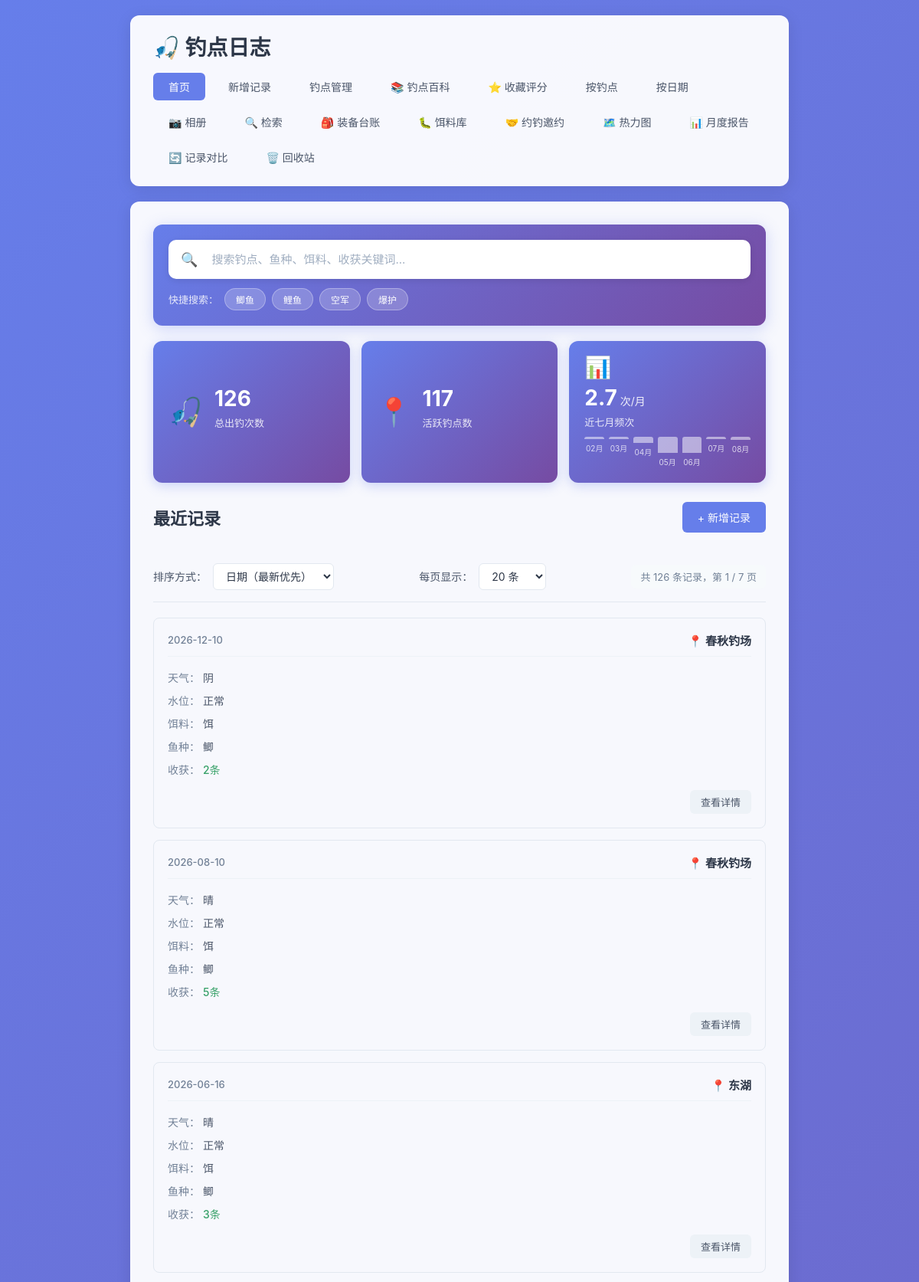
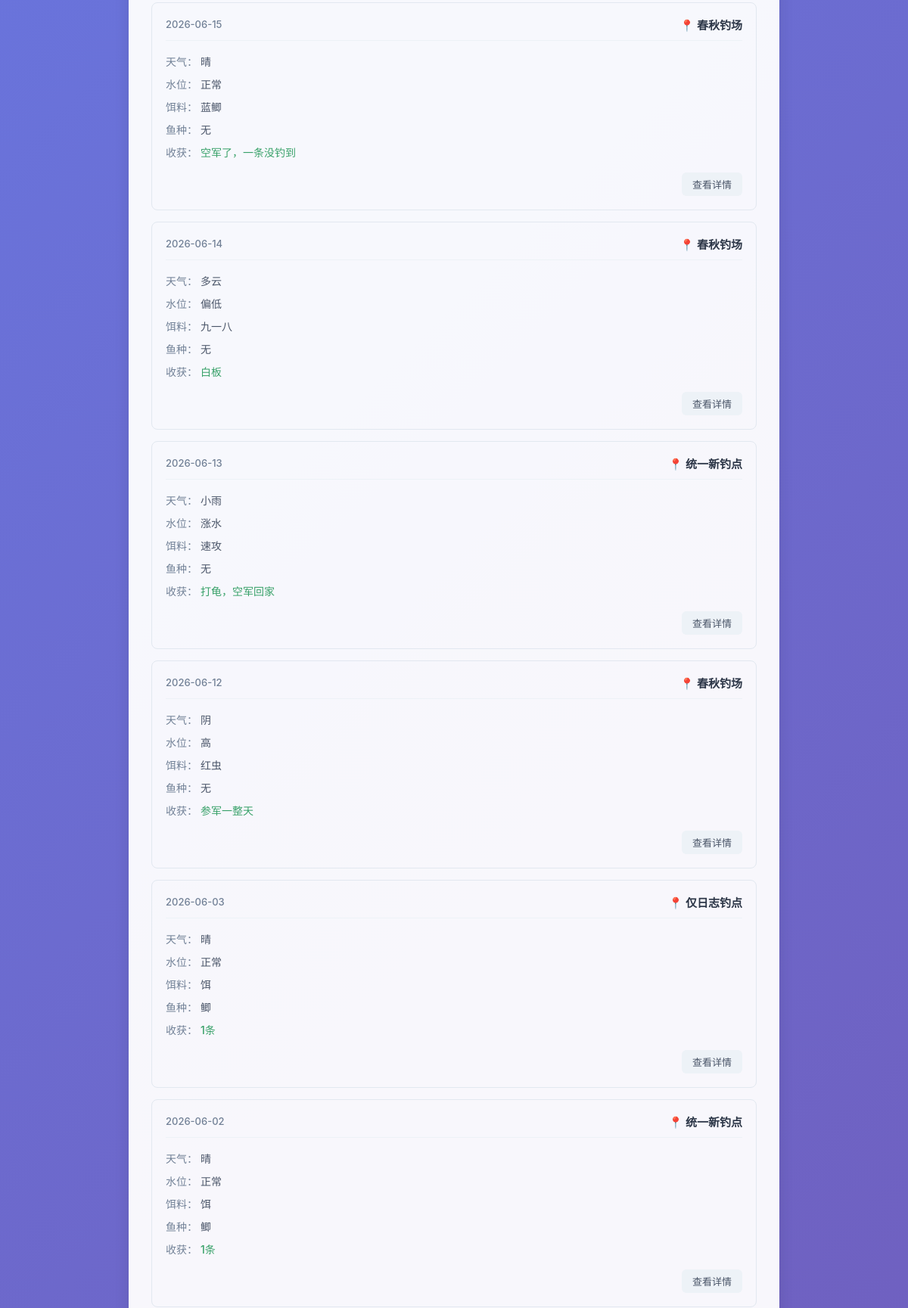
The page / (upper part) on the database its author committed (2 pictures, top to bottom).
### tables this page shows
CREATE TABLE fishing_logs (
            id INTEGER PRIMARY KEY AUTOINCREMENT,
            spot TEXT NOT NULL,
            weather TEXT NOT NULL,
            water_level TEXT NOT NULL,
            bait TEXT NOT NULL,
            fish_species TEXT NOT NULL,
            harvest TEXT NOT NULL,
            next_strategy TEXT,
            created_at DATE NOT NULL
        , temperature TEXT, humidity TEXT, wind TEXT, deleted_at TIMESTAMP, next_strategy_date DATE);

### app.py (the view)
@app.route('/')
def index():
    page = request.args.get('page', 1, type=int)
    per_page = request.args.get('per_page', 20, type=int)
    sort_by = request.args.get('sort', 'date_desc')
    search_query = request.args.get('q', '').strip()
    per_page = max(10, min(per_page, 100))
    sort_options = {
        'date_desc': ('created_at DESC, id DESC', '日期降序'),
        'date_asc': ('created_at ASC, id ASC', '日期升序'),
        'spot_desc': ('spot DESC, created_at DESC, id DESC', '钓点降序'),
        'spot_asc': ('spot ASC, created_at DESC, id DESC', '钓点升序'),
    }
    order_clause, sort_label = sort_options.get(sort_by, sort_options['date_desc'])
    conn = get_db()
    upcoming_strategies = get_upcoming_strategies(conn)
    overview_stats = get_overview_stats(conn)
    conditions = ['deleted_at IS NULL']
    params = []
    if search_query:
        search_pattern = f'%{search_query}%'
        conditions.append('(spot LIKE ? OR bait LIKE ? OR fish_species LIKE ? OR harvest LIKE ?)')
        params.extend([search_pattern, search_pattern, search_pattern, search_pattern])
    where_clause = ' AND '.join(conditions)
    count_result = conn.execute(f'SELECT COUNT(*) as total FROM fishing_logs WHERE {where_clause}', params).fetchone()
    total = count_result['total']
    total_pages = max(1, (total + per_page - 1) // per_page)
    page = max(1, min(page, total_pages))
    offset = (page - 1) * per_page
    logs = conn.execute(
        f'SELECT * FROM fishing_logs WHERE {where_clause} ORDER BY {order_clause} LIMIT ? OFFSET ?',
        params + [per_page, offset]
    ).fetchall()
    conn.close()
    return render_template(
        'index.html',
        logs=logs,
        page=page,
        per_page=per_page,
        total=total,
        total_pages=total_pages,
        sort_by=sort_by,
        sort_label=sort_label,
        upcoming_strategies=upcoming_strategies,
        overview_stats=overview_stats,
        search_query=search_query
    )

### app.py (called while the page is built, shortened)
def get_db():
    conn = sqlite3.connect(DB_PATH)
    conn.row_factory = sqlite3.Row
    return conn

def get_upcoming_strategies(conn):
    today = datetime.now().date()
    three_days_later = today + timedelta(days=3)
    upcoming_strategies = conn.execute('''
        SELECT id, spot, next_strategy, next_strategy_date, created_at, harvest
        FROM fishing_logs
        WHERE deleted_at IS NULL
          AND next_strategy IS NOT NULL
          AND next_strategy != ''
          AND next_strategy_date IS NOT NULL
          AND next_strategy_date >= ?
          AND next_strategy_date <= ?
        ORDER BY next_strategy_date ASC, id ASC
    ''', (today.strftime('%Y-%m-%d'), three_days_later.strftime('%Y-%m-%d'))).fetchall()
    result = []
    return result

### templates/index.html (shortened to what this page needs)
{% extends 'base.html' %}
{% block content %}
    <div class="global-search-bar">
        <div class="global-search-wrapper">
            <span class="search-icon">🔍</span>
            <input type="text" id="globalSearchInput"
                   placeholder="搜索钓点、鱼种、饵料、收获关键词..."
                   value="{{ search_query }}"
                   autocomplete="off">
        </div>
        <div class="search-tags">
            <span class="search-tag-label">快捷搜索：</span>
            <button class="search-tag-btn" onclick="quickSearch('鲫鱼')">鲫鱼</button>
            <button class="search-tag-btn" onclick="quickSearch('鲤鱼')">鲤鱼</button>
            <button class="search-tag-btn" onclick="quickSearch('空军')">空军</button>
            <button class="search-tag-btn" onclick="quickSearch('爆护')">爆护</button>
        </div>
    </div>
    <div class="overview-bar">
        <div class="overview-item">
            <div class="overview-icon">🎣</div>
            <div class="overview-info">
                <div class="overview-value">{{ overview_stats.total_logs }}</div>
                <div class="overview-label">总出钓次数</div>
            </div>
        </div>
        <div class="overview-item">
            <div class="overview-icon">📍</div>
            <div class="overview-info">
                <div class="overview-value">{{ overview_stats.active_spots }}</div>
                <div class="overview-label">活跃钓点数</div>
            </div>
        </div>
        <div class="overview-item overview-chart-item">
            <div class="overview-icon">📊</div>
            <div class="overview-info">
                <div class="overview-value">{{ overview_stats.avg_per_month }}<span class="overview-unit"> 次/月</span></div>
                <div class="overview-label">近七月频次</div>
                <div class="mini-chart">
                    {% for month in overview_stats.last_seven_months %}
                        <div class="mini-bar-wrapper">
                            <div class="mini-bar" style="height: {{ (month.count / overview_stats.max_month_count) * 100 }}%"></div>
                            <div class="mini-bar-label">{{ month.display }}</div>
                        </div>
                    {% endfor %}
                </div>
            </div>
        </div>
    </div>
    <div class="page-header">
        <h2>{% if search_query %}搜索结果{% else %}最近记录{% endif %}</h2>
        <a href="{{ url_for('add_log') }}" class="btn btn-primary">+ 新增记录</a>
    </div>
    {% if logs %}
        <div class="toolbar">
            <div class="sort-group">
                <label>排序方式：</label>
                <select id="sortSelect" onchange="handleSortChange()">
                    <option value="date_desc" {% if sort_by == 'date_desc' %}selected{% endif %}>日期（最新优先）</option>
                </select>
            </div>
            <div class="per-page-group">
                <label>每页显示：</label>
                <select id="perPageSelect" onchange="handlePerPageChange()">
                    <option value="20" {% if per_page == 20 %}selected{% endif %}>20 条</option>
                </select>
            </div>
            <div class="total-info">
                共 {{ total }} 条记录，第 {{ page }} / {{ total_pages }} 页
            </div>
        </div>
        <div class="log-list">
            {% for log in logs %}
                <div class="log-card {% if search_query %}search-result-card{% endif %}" data-search-fields='{"spot":{{ log["spot"]|tojson }},"bait":{{ log["bait"]|tojson }},"fish_species":{{ log["fish_species"]|tojson }},"harvest":{{ log["harvest"]|tojson }}}'>
                    <div class="log-header">
                        <span class="log-date">{{ log['created_at'] }}</span>
                        <span class="log-spot search-field" data-field="spot">📍 {{ log['spot'] }}</span>
                    </div>
                    <div class="log-body">
                        <div class="log-row">
                            <span class="label">天气：</span>
                            <span>{{ log['weather'] }}</span>
                        </div>
                        <div class="log-row">
                            <span class="label">水位：</span>
                            <span>{{ log['water_level'] }}</span>
                        </div>
                        <div class="log-row">
                            <span class="label">饵料：</span>
                            <span class="search-field" data-field="bait">{{ log['bait'] }}</span>
                        </div>
                        <div class="log-row">
                            <span class="label">鱼种：</span>
                            <span class="search-field" data-field="fish_species">{{ log['fish_species'] }}</span>
                        </div>
                        <div class="log-row">
                            <span class="label">收获：</span>
                            <span class="harvest search-field" data-field="harvest">{{ log['harvest'] }}</span>
                        </div>
                    </div>
                    <div class="log-footer">
                        <a href="{{ url_for('log_detail', log_id=log['id'], page=page, sort=sort_by, per_page=per_page, q=search_query) }}" class="btn btn-small">查看详情</a>
                    </div>
                </div>
            {% endfor %}
        </div>
    {% else %}
        <div class="empty-state">
            <p>还没有任何记录，快去添加第一条吧！</p>
            <a href="{{ url_for('add_log') }}" class="btn btn-primary">+ 新增记录</a>
        </div>
    {% endif %}
{% endblock %}

### rows shown on the page
fishing_logs: created_at "2026-12-10", spot "春秋钓场", weather "阴", water_level "正常", bait "饵", fish_species "鲫", harvest "2条"
fishing_logs: created_at "2026-08-10", spot "春秋钓场", weather "晴", water_level "正常", bait "饵", fish_species "鲫", harvest "5条"
fishing_logs: created_at "2026-06-16", spot "东湖", weather "晴", water_level "正常", bait "饵", fish_species "鲫", harvest "3条"
fishing_logs: created_at "2026-06-15", spot "春秋钓场", weather "晴", water_level "正常", bait "蓝鲫", fish_species "无", harvest "空军了，一条没钓到"
fishing_logs: created_at "2026-06-14", spot "春秋钓场", weather "多云", water_level "偏低", bait "九一八", fish_species "无", harvest "白板"
fishing_logs: created_at "2026-06-13", spot "统一新钓点", weather "小雨", water_level "涨水", bait "速攻", fish_species "无", harvest "打龟，空军回家"
fishing_logs: created_at "2026-06-12", spot "春秋钓场", weather "阴", water_level "高", bait "红虫", fish_species "无", harvest "参军一整天"
fishing_logs: created_at "2026-06-03", spot "仅日志钓点", weather "晴", water_level "正常", bait "饵", fish_species "鲫", harvest "1条"
fishing_logs: created_at "2026-06-02", spot "统一新钓点", weather "晴", water_level "正常", bait "饵", fish_species "鲫", harvest "1条"

### other values the page prints
{{ overview_stats.total_logs }} "126"
{{ overview_stats.active_spots }} "117"
{{ overview_stats.avg_per_month }} "2.7"
{{ month.display }} "02月" "03月" "04月" "05月" "06月" "07月" "08月"
{{ total }} "126"
{{ page }} "1"
{{ total_pages }} "7"
